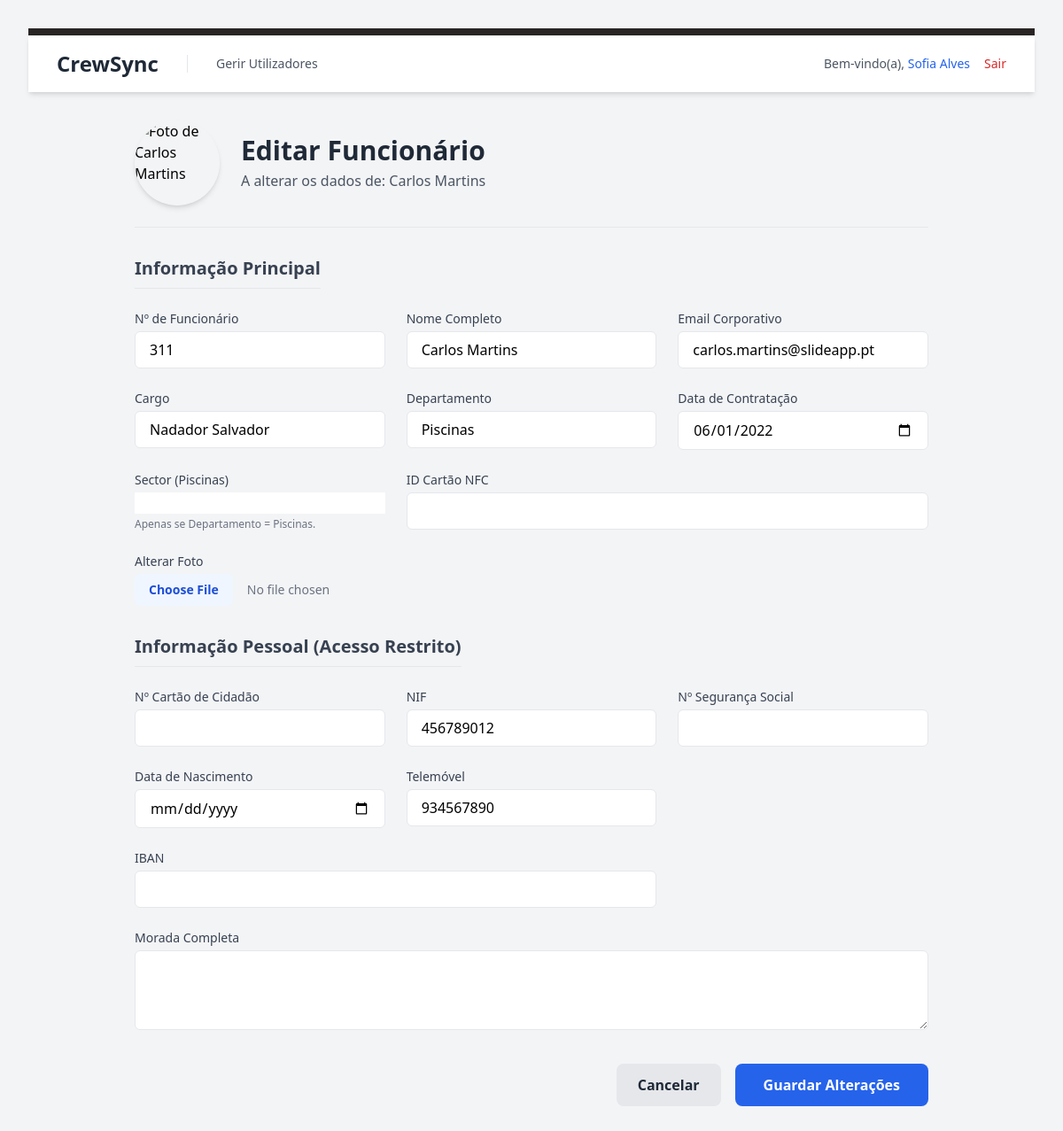
/public/editar_funcionario.php?id=4 (signed in), run on an earlier commit of the app's database.
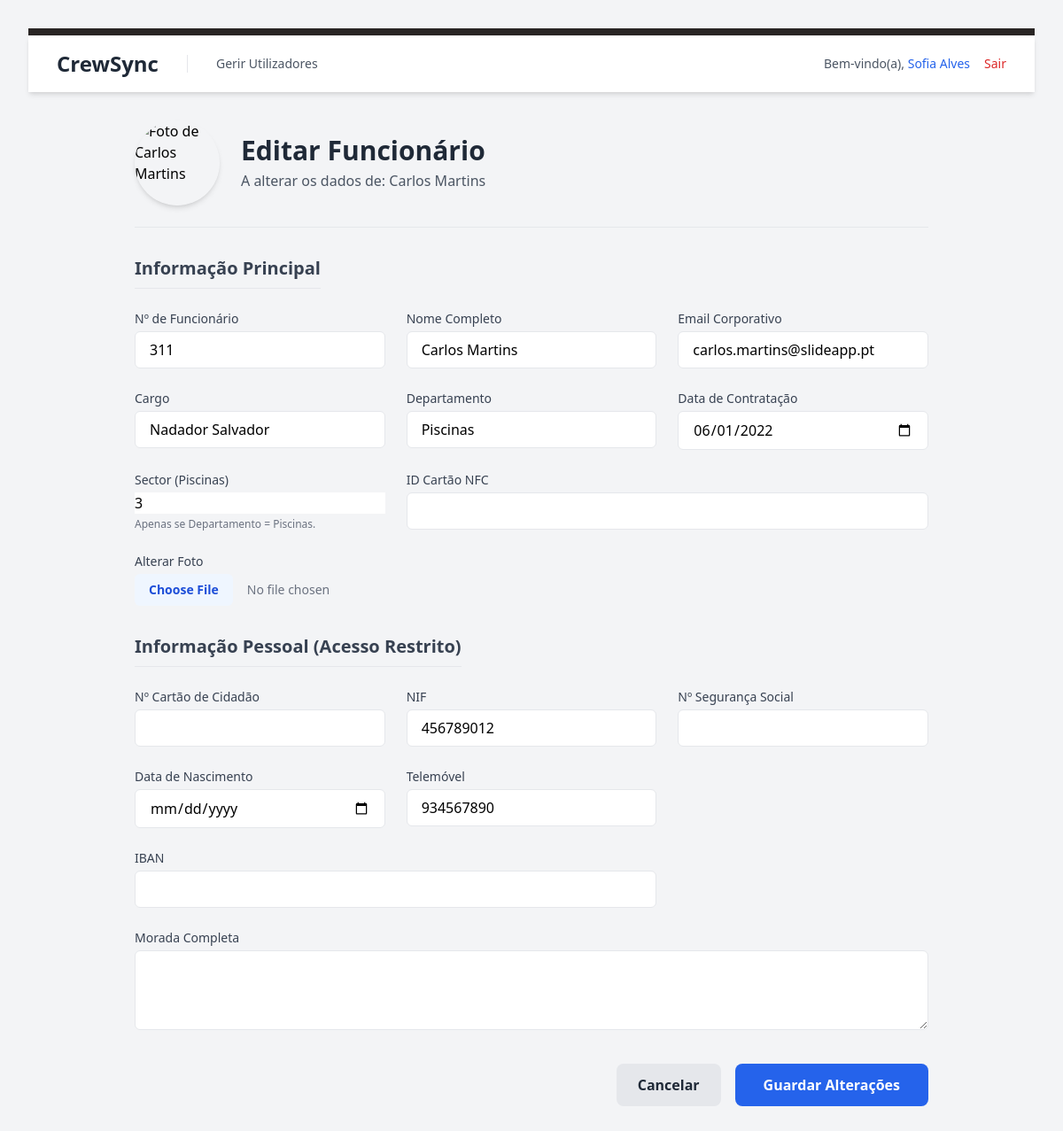
And on a later commit of the database.
### tables this page shows
CREATE TABLE `funcionarios_dados_pessoais` (
  `funcionario_id` int(10) UNSIGNED NOT NULL,
  `nif` varchar(9) DEFAULT NULL,
  `nss` varchar(11) DEFAULT NULL,
  `cartao_cidadao` varchar(20) DEFAULT NULL,
  `data_nascimento` date DEFAULT NULL,
  `telemovel` varchar(20) DEFAULT NULL,
  `morada_completa` text DEFAULT NULL,
  `iban` varchar(25) DEFAULT NULL
);

CREATE TABLE `funcionarios` (
  `id` int(10) UNSIGNED NOT NULL,
  `numero_funcionario` varchar(20) DEFAULT NULL,
  `nome_completo` varchar(255) NOT NULL,
  `email_corporativo` varchar(255) DEFAULT NULL,
  `cargo` varchar(100) NOT NULL,
  `departamento` varchar(100) NOT NULL,
  `sector_piscina` int(10) UNSIGNED DEFAULT NULL COMMENT 'Número do sector específico para quem trabalha nas Piscinas',
  `foto_path` varchar(255) DEFAULT NULL,
  `nfc_card_id` varchar(50) DEFAULT NULL,
  `data_contratacao` date NOT NULL,
  `ativo` tinyint(1) NOT NULL DEFAULT 1,
  `created_at` timestamp NOT NULL DEFAULT current_timestamp(),
  `updated_at` timestamp NOT NULL DEFAULT current_timestamp() ON UPDATE current_timestamp()
);

### src/auth_guard.php (called while the page is built, shortened)
<?php
$utilizador_logado = [
    'id' => $_SESSION['user_id'],
    'email' => $_SESSION['user_email'],
    'role_id' => $_SESSION['user_role_id'],
    'funcionario_id' => $_SESSION['user_funcionario_id'],
    'nome' => $_SESSION['user_name'] ?? null
];
?>

### public/editar_funcionario.php (the view, shortened to what the changed rows need)
<?php
require_once '../src/auth_guard.php';
require_once '../config/db.php';
$funcionario_id_a_editar = (int)$_GET['id'];
try {
    $stmt_check = $pdo->prepare("SELECT * FROM funcionarios f LEFT JOIN funcionarios_dados_pessoais dp ON f.id = dp.funcionario_id WHERE f.id = ?");
    $stmt_check->execute([$funcionario_id_a_editar]);
    $funcionario = $stmt_check->fetch(PDO::FETCH_ASSOC);
} catch (PDOException $e) {
    die("Erro ao carregar dados do funcionário: " . $e->getMessage());
}
?>
<!DOCTYPE html>
<html lang="pt-PT" class="bg-gray-100">
<head>
    <link href="/slide_rh_app/public/css/style.css" rel="stylesheet">
</head>
<body class="p-8">
    <main class="p-8">
    <div class="max-w-4xl mx-auto">
        <div class="flex items-center gap-6 mb-8 pb-6 border-b">
            <div>
                <h1 class="text-3xl font-bold text-gray-800">Editar Funcionário</h1>
                <p class="text-gray-600 mt-1">A alterar os dados de: <strong class="font-medium"><?= htmlspecialchars($funcionario['nome_completo']) ?></strong></p>
            </div>
        </div>
        <form action="editar_funcionario.php?id=<?= $funcionario['id'] ?>" method="POST" enctype="multipart/form-data">
            <fieldset class="mb-8">
                <div class="grid grid-cols-1 md:grid-cols-2 lg:grid-cols-3 gap-6">
                    <div>
                        <label for="numero_funcionario" class="block text-sm font-medium text-gray-700 mb-1">Nº de Funcionário</label>
                        <input type="text" id="numero_funcionario" name="numero_funcionario" value="<?= htmlspecialchars($funcionario['numero_funcionario'] ?? '') ?>" class="w-full px-4 py-2 border rounded-md" required>
                    </div>
                    <div>
                        <label for="nome_completo" class="block text-sm font-medium text-gray-700 mb-1">Nome Completo</label>
                        <input type="text" id="nome_completo" name="nome_completo" value="<?= htmlspecialchars($funcionario['nome_completo'] ?? '') ?>" class="w-full px-4 py-2 border rounded-md" required>
                    </div>
                    <div>
                        <label for="email_corporativo" class="block text-sm font-medium text-gray-700 mb-1">Email Corporativo</label>
                        <input type="email" id="email_corporativo" name="email_corporativo" value="<?= htmlspecialchars($funcionario['email_corporativo'] ?? '') ?>" class="w-full px-4 py-2 border rounded-md" required>
                    </div>
                    <div>
                        <label for="cargo" class="block text-sm font-medium text-gray-700 mb-1">Cargo</label>
                        <input type="text" id="cargo" name="cargo" value="<?= htmlspecialchars($funcionario['cargo'] ?? '') ?>" class="w-full px-4 py-2 border rounded-md" required>
                    </div>
                    <div>
                        <label for="departamento" class="block text-sm font-medium text-gray-700 mb-1">Departamento</label>
                        <input type="text" id="departamento" name="departamento" value="<?= htmlspecialchars($funcionario['departamento'] ?? '') ?>" class="w-full px-4 py-2 border rounded-md" required>
                    </div>
                    <div>
                        <label for="data_contratacao" class="block text-sm font-medium text-gray-700 mb-1">Data de Contratação</label>
                        <input type="date" id="data_contratacao" name="data_contratacao" value="<?= htmlspecialchars($funcionario['data_contratacao'] ?? '') ?>" class="w-full px-4 py-2 border rounded-md" required>
                    </div>
                    <div>
                        <label for="sector_piscina" class="block text-sm font-medium text-gray-700 mb-1">Sector (Piscinas)</label>
                        <input type="number" id="sector_piscina" name="sector_piscina" value="<?= htmlspecialchars($funcionario['sector_piscina'] ?? '') ?>" class="w-full ..." min="1">
                        <p class="text-xs text-gray-500 mt-1">Apenas se Departamento = Piscinas.</p>
                    </div>
                </div>
            </fieldset>
            <?php if ((int)$utilizador_logado['role_id'] === ROLE_ADMIN || (int)$utilizador_logado['role_id'] === ROLE_RH): ?>
             <fieldset>
                <legend class="text-xl font-semibold text-gray-700 mb-6 border-b pb-2">Informação Pessoal (Acesso Restrito)</legend>
                <div class="grid grid-cols-1 md:grid-cols-2 lg:grid-cols-3 gap-6">
                    <div>
                        <label for="cartao_cidadao" class="block text-sm font-medium text-gray-700 mb-1">Nº Cartão de Cidadão</label>
                        <input type="text" id="cartao_cidadao" name="cartao_cidadao" value="<?= htmlspecialchars($funcionario['cartao_cidadao'] ?? '') ?>" class="w-full px-4 py-2 border rounded-md">
                    </div>
                    <div>
                        <label for="nif" class="block text-sm font-medium text-gray-700 mb-1">NIF</label>
                        <input type="text" id="nif" name="nif" value="<?= htmlspecialchars($funcionario['nif'] ?? '') ?>" class="w-full px-4 py-2 border rounded-md">
                    </div>
                    <div>
                        <label for="nss" class="block text-sm font-medium text-gray-700 mb-1">Nº Segurança Social</label>
                        <input type="text" id="nss" name="nss" value="<?= htmlspecialchars($funcionario['nss'] ?? '') ?>" class="w-full px-4 py-2 border rounded-md">
                    </div>
                    <div>
                        <label for="data_nascimento" class="block text-sm font-medium text-gray-700 mb-1">Data de Nascimento</label>
                        <input type="date" id="data_nascimento" name="data_nascimento" value="<?= htmlspecialchars($funcionario['data_nascimento'] ?? '') ?>" class="w-full px-4 py-2 border rounded-md">
                    </div>
                    <div>
                        <label for="telemovel" class="block text-sm font-medium text-gray-700 mb-1">Telemóvel</label>
                        <input type="tel" id="telemovel" name="telemovel" value="<?= htmlspecialchars($funcionario['telemovel'] ?? '') ?>" class="w-full px-4 py-2 border rounded-md">
                    </div>
                    <div class="lg:col-span-2">
                        <label for="iban" class="block text-sm font-medium text-gray-700 mb-1">IBAN</label>
                        <input type="text" id="iban" name="iban" value="<?= htmlspecialchars($funcionario['iban'] ?? '') ?>" class="w-full px-4 py-2 border rounded-md">
                    </div>
                </div>
                <div class="mt-6">
                    <label for="morada_completa" class="block text-sm font-medium text-gray-700 mb-1">Morada Completa</label>
                    <textarea id="morada_completa" name="morada_completa" rows="3" class="w-full px-4 py-2 border rounded-md"><?= htmlspecialchars($funcionario['morada_completa'] ?? '') ?></textarea>
                </div>
             </fieldset>
            <?php endif; ?>
        </form>
    </div>
    </main>
</body>
</html>

What changed in the data, as far as the page shows it:
changed funcionarios_dados_pessoais "Carlos Martins": sector_piscina (not shown) → "3"
